Frame 1 (no input): blank canvas, image omitted
Frame 60 (the mouse pressed at the canvas centre just before this capture): blank canvas, image omitted
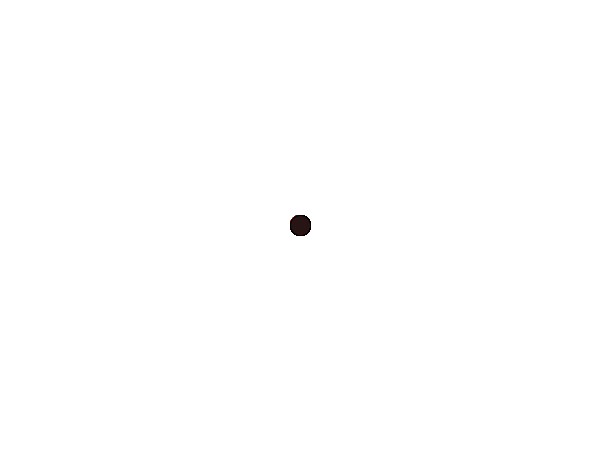
Frame 120 (the mouse held since frame 60 and released just before this capture)

The Processing sketch whose frames 1 and 60 were blank and that drew this single picture after the mouse press (run headless with seeded random() and noise(); from frame 60 on, the mouse is pressed at the canvas centre):

// Processing sketch: processing_38871
// ── processing_38871.pde

void setup() {  //setup function called initially, only once
  size(600, 450);
  background(255);  //set background white
  colorMode(RGB);   //set colors to Hue, Saturation, Brightness mode
}

void draw() {  //draw function loops 
if(mousePressed == true) { //add some interaction
    fill (random(255),20,20);
    ellipse(mouseX, mouseY, 20, 20);
    }
}

                
                                                                                                                                                
